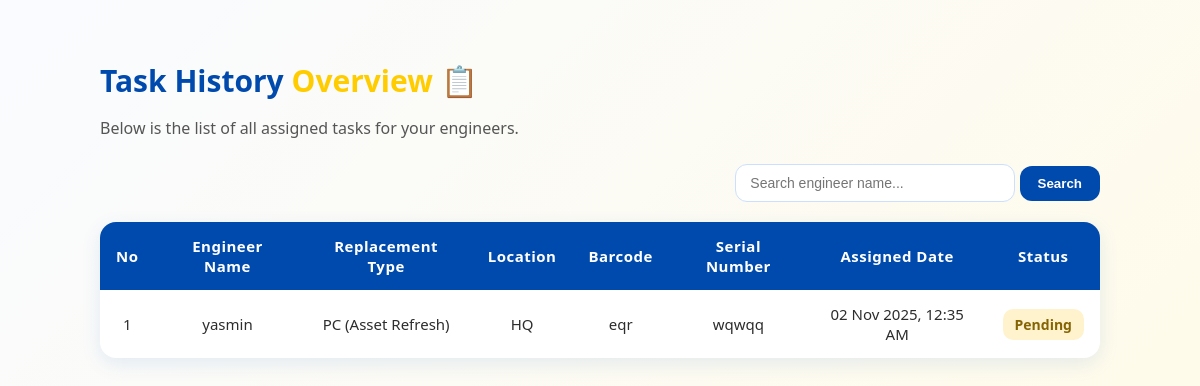
The page /beyond2u/task-history/5/ (signed in) on the database as committed earlier.
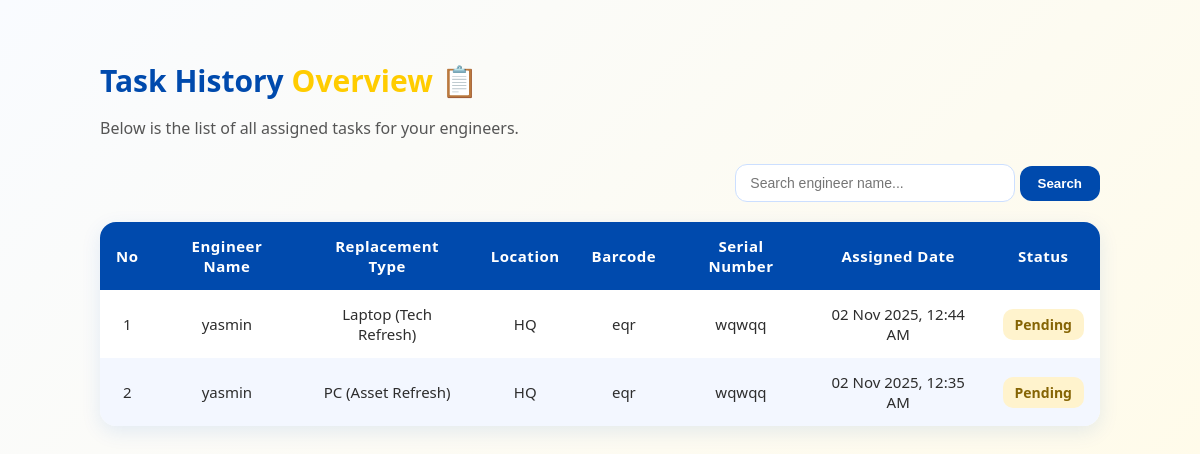
The same page on the database as committed later.
### inventorySystem/models.py (models this page shows, shortened)
class AssignedTask(models.Model):
    engineer = models.ForeignKey(Engineer, on_delete=models.CASCADE)
    barcode = models.CharField(max_length=100)
    serial_number = models.CharField(max_length=100)
    username = models.CharField(max_length=100)
    phone_number = models.CharField(max_length=20)
    lan_id = models.CharField(max_length=50)
    location = models.CharField(max_length=100)
    replacement_type = models.CharField(
        max_length=50,
        choices=[
            ('PC (Asset Refresh)', 'PC (Asset Refresh)'),
            ('Laptop (Tech Refresh)', 'Laptop (Tech Refresh)'),
            ('RAM (Parts Upgrade)', 'RAM (Parts Upgrade)')
        ],
    )
    assigned_date = models.DateTimeField(default=timezone.now)

class User(AbstractUser):
    ROLE_CHOICES = [
        ('TeamLead', 'Team Lead'),
        ('SystemEngineer', 'System Engineer'),
    ]
    role = models.CharField(max_length=20, choices=ROLE_CHOICES, default='SystemEngineer')

### inventorySystem/views.py (the view)
# urls.py: path('task-history/', views.task_history, name='task_history'),
@login_required
def task_history(request, engineer_id):
    engineer = get_object_or_404(User, id=engineer_id)
    tasks = AssignedTask.objects.filter(engineer=engineer).order_by('-assigned_date')
    query = request.GET.get('q')
    if query:
        tasks = tasks.filter(engineer__username__icontains=query)
    return render(request, 'task_history.html', {
        'tasks': tasks,
        'engineer': engineer,
    })

### inventorySystem/templates/task_history.html (shortened to what this page needs)
{% load static %}
<!DOCTYPE html>
<html lang="en">
<head>
</head>
<body>
  <div class="content">
    <h1>Task History <span>Overview</span> 📋</h1>
    <p class="subtext">Below is the list of all assigned tasks for your engineers.</p>
    <div class="search-container">
      <form method="get">
        <input type="text" name="q" placeholder="Search engineer name..." value="{{ request.GET.q }}">
        <button type="submit">Search</button>
      </form>
    </div>
    <table>
      <thead>
        <tr>
          <th>No</th>
          <th>Engineer Name</th>
          <th>Replacement Type</th>
          <th>Location</th>
          <th>Barcode</th>
          <th>Serial Number</th>
          <th>Assigned Date</th>
          <th>Status</th>
        </tr>
      </thead>
      <tbody>
        {% for task in tasks %}
        <tr>
          <td>{{ forloop.counter }}</td>
          <td>{{ task.engineer.username }}</td>
          <td>{{ task.replacement_type }}</td>
          <td>{{ task.location }}</td>
          <td>{{ task.barcode }}</td>
          <td>{{ task.serial_number }}</td>
          <td>{{ task.assigned_date|date:"d M Y, h:i A" }}</td>
          <td>
            {% if task.status == "Completed" %}
              <span class="status completed">Completed</span>
            {% else %}
              <span class="status pending">Pending</span>
            {% endif %}
          </td>
        </tr>
        {% empty %}
        <tr>
          <td colspan="8" class="no-data">No task history found.</td>
        </tr>
        {% endfor %}
      </tbody>
    </table>
  </div>
</body>
</html>

Rows that differ between the two databases and show on the page:
added AssignedTask: engineer.username "yasmin", replacement_type "Laptop (Tech Refresh)", location "HQ", barcode "eqr", serial_number "wqwqq", assigned_date "02 Nov 2025, 12:44 AM", status "Pending"
